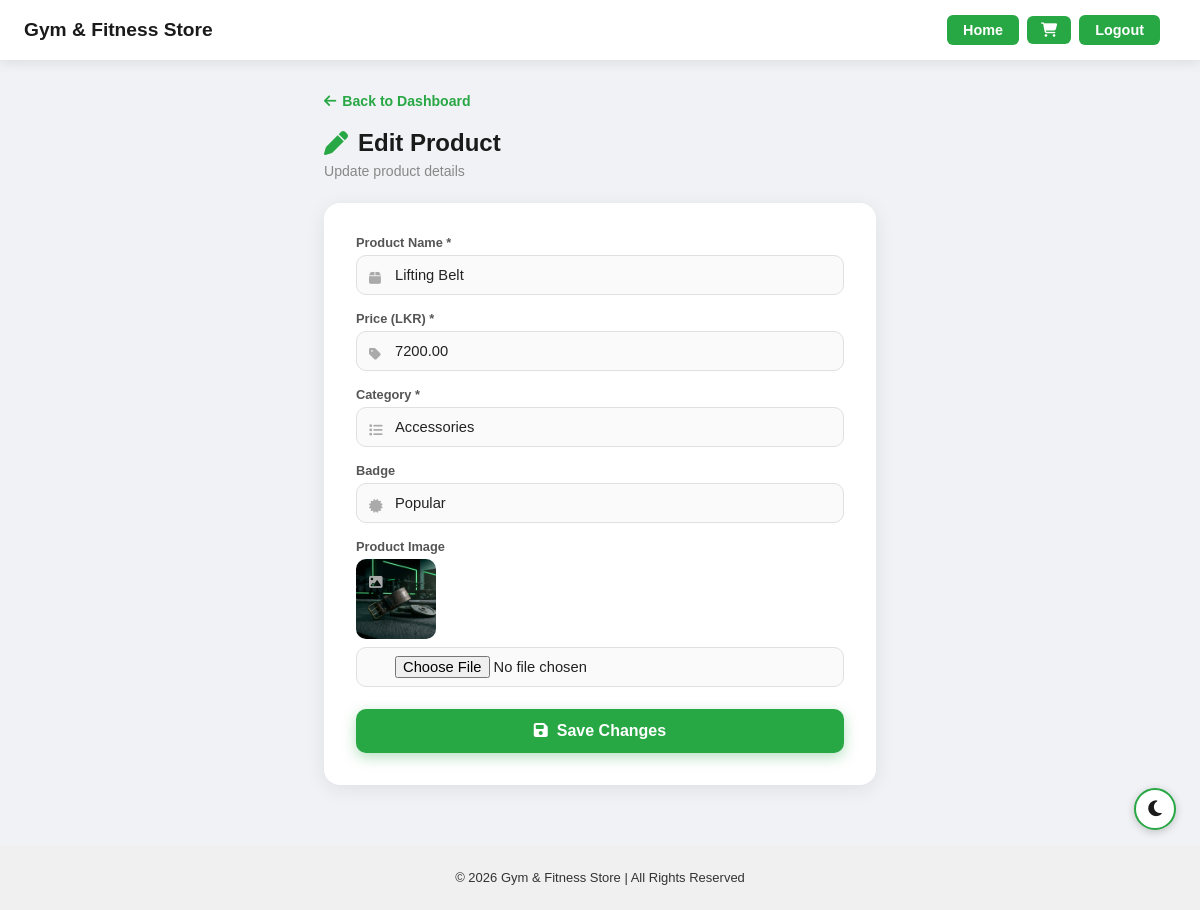
Page /admin/edit_product.php?id=19 (signed in) on the committed database.
### tables this page shows
CREATE TABLE `products` (
  `id` int(11) NOT NULL,
  `name` varchar(100) NOT NULL,
  `category` enum('Supplements','Equipment','Accessories') NOT NULL,
  `brand` varchar(50) DEFAULT NULL,
  `price` decimal(10,2) NOT NULL,
  `quantity` int(11) NOT NULL DEFAULT 0,
  `description` text DEFAULT NULL,
  `image` varchar(255) DEFAULT NULL,
  `badge` varchar(50) DEFAULT '',
  `icon` varchar(50) DEFAULT ''
);

### admin/edit_product.php (the view, shortened to what this page needs)
<?php
include("../config/db.php");
$id = intval($_GET['id'] ?? 0);
$product = $conn->query("SELECT * FROM products WHERE id=$id")->fetch_assoc();
?>
<!DOCTYPE html><html lang="en"><head><meta charset="UTF-8"><meta name="viewport" content="width=device-width, initial-scale=1.0">
<link rel="stylesheet" href="../assets/style.css">
<link rel="stylesheet" href="https://cdnjs.cloudflare.com/ajax/libs/font-awesome/6.5.1/css/all.min.css">
</head><body class="light-mode">
<?php include("../includes/header.php"); ?>
<div class="page-outer">
<div class="admin-wrap">
    <a href="dashboard.php" class="back-link"><i class="fa-solid fa-arrow-left"></i> Back to Dashboard</a>
    <h2 class="page-title"><i class="fa-solid fa-pen"></i> Edit Product</h2>
    <p class="page-sub">Update product details</p>
    <div class="form-card">
        <form method="POST" enctype="multipart/form-data">
            <div class="input-group"><label>Product Name *</label><i class="fa-solid fa-box field-icon"></i><input type="text" name="name" value="<?= htmlspecialchars($product['name']) ?>" required></div>
            <div class="input-group"><label>Price (LKR) *</label><i class="fa-solid fa-tag field-icon"></i><input type="number" name="price" value="<?= $product['price'] ?>" min="1" step="0.01" required></div>
            <div class="input-group"><label>Category *</label><i class="fa-solid fa-list field-icon"></i>
                <select name="category">
                    <?php foreach(['Supplements','Equipment','Accessories','Other'] as $cat): ?>
                        <option value="<?= $cat ?>" <?= $product['category']===$cat?'selected':'' ?>><?= $cat ?></option>
                    <?php endforeach; ?>
                </select>
            </div>
            <div class="input-group"><label>Badge</label><i class="fa-solid fa-certificate field-icon"></i><input type="text" name="badge" value="<?= htmlspecialchars($product['badge'] ?? '') ?>" placeholder="Best Seller / New / Popular"></div>
            <div class="input-group"><label>Product Image</label><i class="fa-solid fa-image field-icon"></i>
                <?php if(!empty($product['image'])): ?><img src="../assets/images/<?= htmlspecialchars($product['image']) ?>" class="current-img" alt="current"><?php endif; ?>
                <input type="file" name="image" accept="image/*">
            </div>
            <button type="submit" class="btn-submit"><i class="fa-solid fa-floppy-disk"></i> &nbsp;Save Changes</button>
        </form>
    </div>
</div>
<div class="mode-toggle-container"><button id="mode-toggle"><i class="fa-solid fa-moon"></i></button></div>
</div>
<?php include("../includes/footer.php"); ?>
</body></html>

### assets/style.css (style rules this page uses)
body, html { margin:0; padding:0; font-family: Arial, sans-serif; transition: background 0.3s, color 0.3s; }
a { text-decoration:none; }
button { cursor:pointer; }
body.light-mode { background:#f4f4f4; color:#222; }

### admin/edit_product.php (style rules this page uses)
*,*::before,*::after { box-sizing:border-box; }
body { margin:0;min-height:100vh;display:flex;flex-direction:column;font-family:'Arial',sans-serif;transition:background 0.3s,color 0.3s; }
body.light-mode { background:#f0f2f5;color:#222; }
.page-outer { flex:1;position:relative;display:flex;flex-direction:column; }
.admin-wrap { flex:1;max-width:600px;margin:0 auto;width:100%;padding:32px 24px 60px; }
.page-title { font-size:1.5rem;font-weight:700;margin:0 0 6px;color:#1a1a1a;display:flex;align-items:center;gap:10px; }
.page-title i { color:#28a745; }
.page-sub { color:#888;font-size:0.88rem;margin:0 0 24px; }
.form-card { background:#fff;border-radius:16px;box-shadow:0 4px 20px rgba(0,0,0,0.08);padding:32px; }
.input-group { position:relative;margin-bottom:16px; }
.input-group label { display:block;font-size:0.8rem;font-weight:600;color:#555;margin-bottom:5px; }
.input-group input,.input-group select { width:100%;padding:11px 14px 11px 38px;border:1.5px solid #e0e0e0;border-radius:10px;font-size:0.92rem;background:#fafafa;color:#222;outline:none;transition:border-color 0.2s,box-shadow 0.2s; }
.input-group select { appearance:none;cursor:pointer; }
.input-group input[type="file"] { padding:8px 14px 8px 38px; }
.current-img { width:80px;height:80px;object-fit:cover;border-radius:10px;margin-bottom:8px;display:block; }
.btn-submit { width:100%;padding:13px;background:#28a745;color:#fff;border:none;border-radius:10px;font-size:1rem;font-weight:700;cursor:pointer;transition:background 0.3s,transform 0.15s;box-shadow:0 4px 14px rgba(40,167,69,0.35);margin-top:6px; }
.back-link { display:inline-flex;align-items:center;gap:6px;color:#28a745;text-decoration:none;font-size:0.88rem;font-weight:600;margin-bottom:20px; }
.mode-toggle-container { position:fixed;bottom:80px;right:24px;z-index:999; }
#mode-toggle { font-size:18px;width:42px;height:42px;border-radius:50%;border:2px solid #28a745;background:#fff;color:#1a1a1a;cursor:pointer;display:flex;align-items:center;justify-content:center;transition:background 0.3s,color 0.3s,border-color 0.3s;box-shadow:0 2px 8px rgba(0,0,0,0.2); }

### rows in the picture
products: name "Lifting Belt", price "7200.00", category "Accessories", badge "Popular", image (picture)
